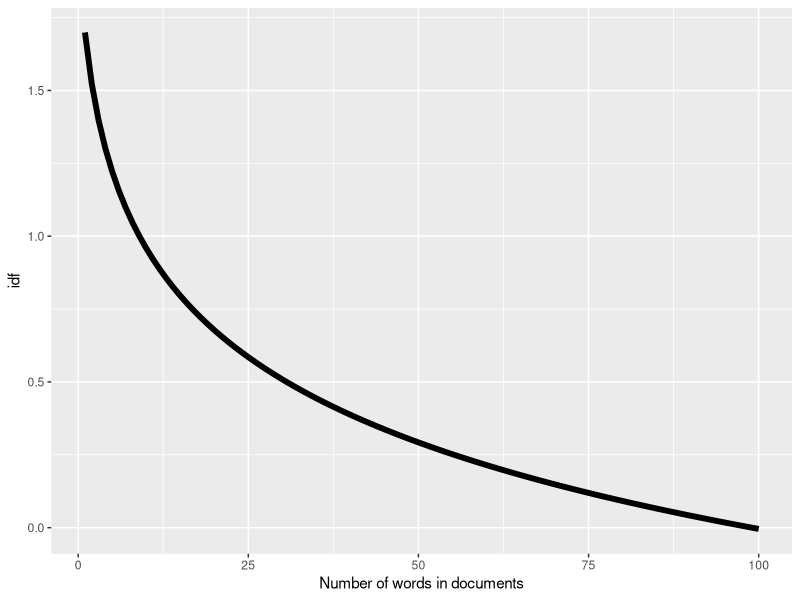

Write the R code that produced this figure.
## ---- chunk 1
library(knitr)
# make this an external chunk that can be included in any file
options(width = 100)
opts_chunk$set(message = F, error = F, warning = F, comment = NA, fig.align = 'center', dpi = 100, tidy = F, cache.path = '.cache/', fig.path = 'fig/')

options(xtable.type = 'html')
knit_hooks$set(inline = function(x) {
  if(is.numeric(x)) {
    round(x, getOption('digits'))
  } else {
    paste(as.character(x), collapse = ', ')
  }
})

knit_hooks$set(plot = knitr:::hook_plot_html)
## ---- chunk 2
library(ggplot2)
docs = 100
nOWordsPerDoc = seq(1,docs)
idfdf = data.frame(nOWordsPerDoc = nOWordsPerDoc, idf = log10(docs/(1+nOWordsPerDoc)))
ggplot( data = idfdf, aes(x = nOWordsPerDoc, y = idf)) + geom_line(size = 2) + xlab('Number of words in documents') + ylab('idf')

